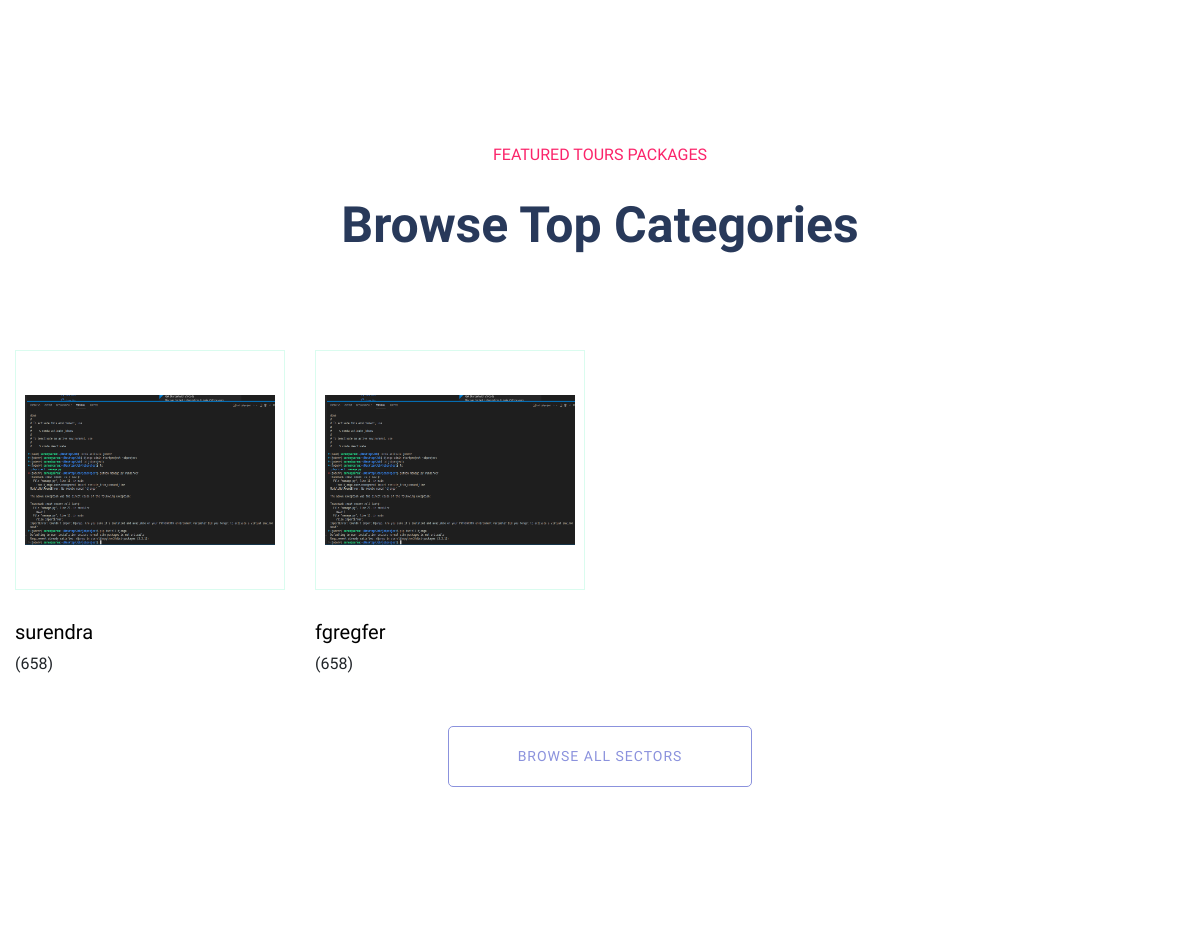
/account/indexx/ (middle part), run on an earlier commit of the app's database.
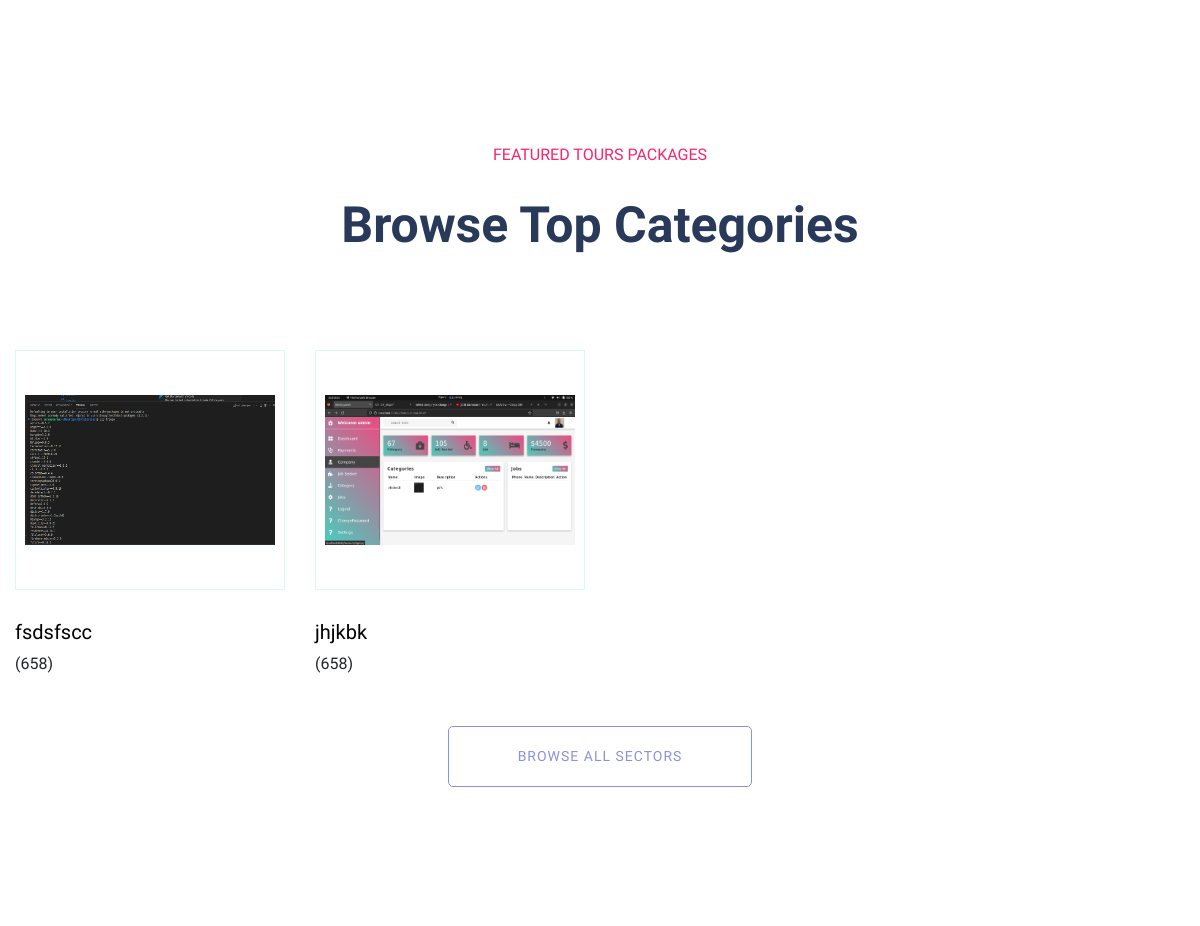
And on a later commit of the database.
### jobapp/models.py (models this page shows, shortened)
class Category(models.Model):
    name=models.CharField(max_length=250,null=True)
    image=models.FileField(upload_to="media",null=True)
    description=models.TextField(max_length=250,null=True)
    added_on=models.DateTimeField(null=True)

### account/views.py (the view)
# urls.py: path('indexx/', Indexx.as_view(),name="indexx"),
class Indexx(ListView):
    model = Category
    template_name = "index.html"
    success_url = '/category/list/'
    context_object_name = "category_list"

### template/index.html (shortened to what this page needs)
{% load static %}
<!doctype html>
<html class="no-js" lang="zxx">
    <head>
            <link rel="stylesheet" href="{% static 'assets/css/bootstrap.min.css' %}">
            <link rel="stylesheet" href="{% static 'assets/css/owl.carousel.min.css' %}">
            <link rel="stylesheet" href="{% static 'assets/css/flaticon.css' %}">
            <link rel="stylesheet" href="{% static 'assets/css/price_rangs.css' %}">
            <link rel="stylesheet" href="{% static 'assets/css/slicknav.css' %}">
            <link rel="stylesheet" href="{% static 'assets/css/animate.min.css' %}">
            <link rel="stylesheet" href="{% static 'assets/css/magnific-popup.css' %}">
            <link rel="stylesheet" href="{% static 'assets/css/fontawesome-all.min.css' %}">
            <link rel="stylesheet" href="{% static 'assets/css/themify-icons.css' %}">
            <link rel="stylesheet" href="{% static 'assets/css/slick.css' %}">
            <link rel="stylesheet" href="{% static 'assets/css/nice-select.css' %}">
            <link rel="stylesheet" href="{% static 'assets/css/style.css' %}">
   </head>
   <body>
    <main>
            <div class="our-services section-pad-t30">
                <div class="container">
                    <div class="row">
                        <div class="col-lg-12">
                            <div class="section-tittle text-center">
                                <span>FEATURED TOURS Packages</span>
                                <h2>Browse Top Categories </h2>
                            </div>
                        </div>
                    </div>
                    <div class="row d-flex justify-contnet-center">
                     {% for i in category_list%}
                        <div class="col-xl-3 col-lg-3 col-md-4 col-sm-6">
                            <div class="single-services text-center mb-30">
                                <div class="services-ion">
                                    <img src="/media/{{i.image}}" alt="no image" style="height: 150px; width: 250px;">                              </div>
                                </div>
                                <div class="services-cap">
                                    <h5 style="color: black;"><a href="job_listing.html"></a>{{i.name}}</h5>
                                    <span>(658)</span>
                                </div>
                            </div>
                            {% endfor %}
                        </div>
                    </div>
                    <div class="row">
                        <div class="col-lg-12">
                            <div class="browse-btn2 text-center mt-50">
                                <a href="job_listing.html" class="border-btn2">Browse All Sectors</a>
                            </div>
                        </div>
                    </div>
                </div>
    </main>
    </body>
</html>

What changed in the data, as far as the page shows it:
removed Category: image (picture), name "surendra"
removed Category: image (picture), name "fgregfer"
added Category: image (picture), name "fsdsfscc"
added Category: image (picture), name "jhjkbk"
